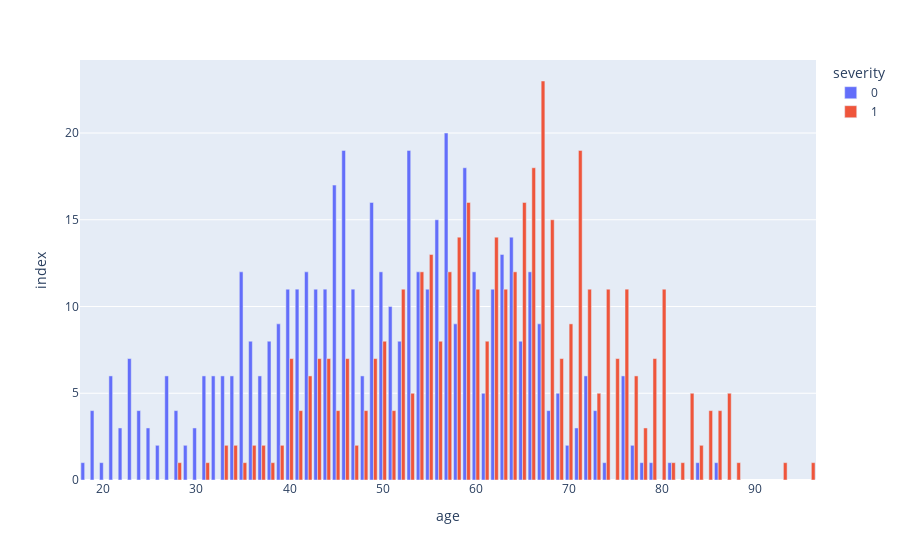

Source (notebook cell):
### Code cell
ratio_plot(data, 'age')

### Figure 1 — Plotly figure (JSON) as saved in the notebook; plotly's stock layout.template omitted (floating-point values rounded to 4 significant figures)
{"data": [{"alignmentgroup": "True", "hovertemplate": "severity=0<br>age=%{x}<br>index=%{y}<extra></extra>", "legendgroup": "0", "marker": {"color": "#636efa", "pattern": {"shape": ""}}, "name": "0", "offsetgroup": "0", "orientation": "v", "showlegend": true, "textposition": "auto", "type": "bar", "x": [18, 19, 20, 21, 22, 23, 24, 25, 26, 27, 28, 29, 30, 31, 32, 33, 34, 35, 36, 37, 38, 39, 40, 41, 42, 43, 44, 45, 46, 47, 48, 49, 50, 51, 52, 53, 54, 55, 56, 57, 58, 59, 60, 61, 62, 63, 64, 65, 66, 67, 68, 69, 70, 71, 72, 73, 74, 76, 77, 78, 79, 81, 84, 86], "xaxis": "x", "y": [1, 4, 1, 6, 3, 7, 4, 3, 2, 6, 4, 2, 3, 6, 6, 6, 6, 12, 8, 6, 8, 9, 11, 11, 12, 11, 11, 17, 19, 11, 6, 16, 12, 10, 8, 19, 12, 11, 15, 20, 9, 18, 12, 5, 11, 13, 14, 8, 12, 9, 4, 5, 2, 3, 6, 4, 1, 6, 2, 1, 1, 1, 1, 1], "yaxis": "y"}, {"alignmentgroup": "True", "hovertemplate": "severity=1<br>age=%{x}<br>index=%{y}<extra></extra>", "legendgroup": "1", "marker": {"color": "#EF553B", "pattern": {"shape": ""}}, "name": "1", "offsetgroup": "1", "orientation": "v", "showlegend": true, "textposition": "auto", "type": "bar", "x": [28, 31, 33, 34, 35, 36, 37, 38, 39, 40, 41, 42, 43, 44, 45, 46, 47, 48, 49, 50, 51, 52, 53, 54, 55, 56, 57, 58, 59, 60, 61, 62, 63, 64, 65, 66, 67, 68, 69, 70, 71, 72, 73, 74, 75, 76, 77, 78, 79, 80, 81, 82, 83, 84, 85, 86, 87, 88, 93, 96], "xaxis": "x", "y": [1, 1, 2, 2, 1, 2, 2, 1, 2, 7, 4, 6, 7, 7, 4, 7, 2, 4, 7, 8, 4, 11, 5, 12, 13, 8, 12, 14, 16, 11, 8, 14, 11, 12, 16, 18, 23, 15, 7, 9, 19, 11, 5, 11, 7, 11, 6, 3, 7, 11, 1, 1, 5, 2, 4, 4, 5, 1, 1, 1], "yaxis": "y"}], "layout": {"barmode": "group", "legend": {"title": {"text": "severity"}, "tracegroupgap": 0}, "margin": {"t": 60}, "xaxis": {"anchor": "y", "domain": [0, 1], "title": {"text": "age"}}, "yaxis": {"anchor": "x", "domain": [0, 1], "title": {"text": "index"}}}}
